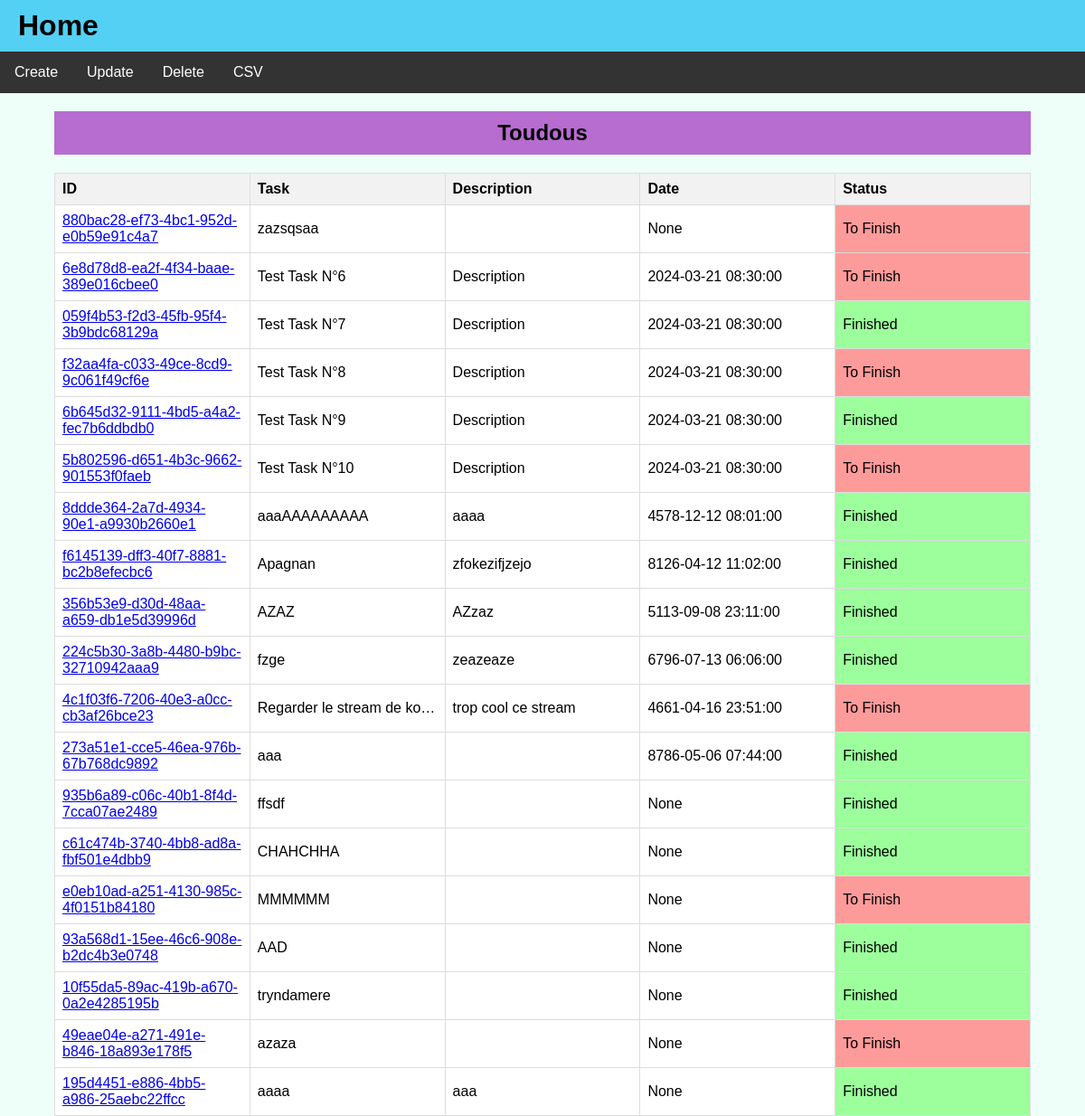
Before: / with the older database file.
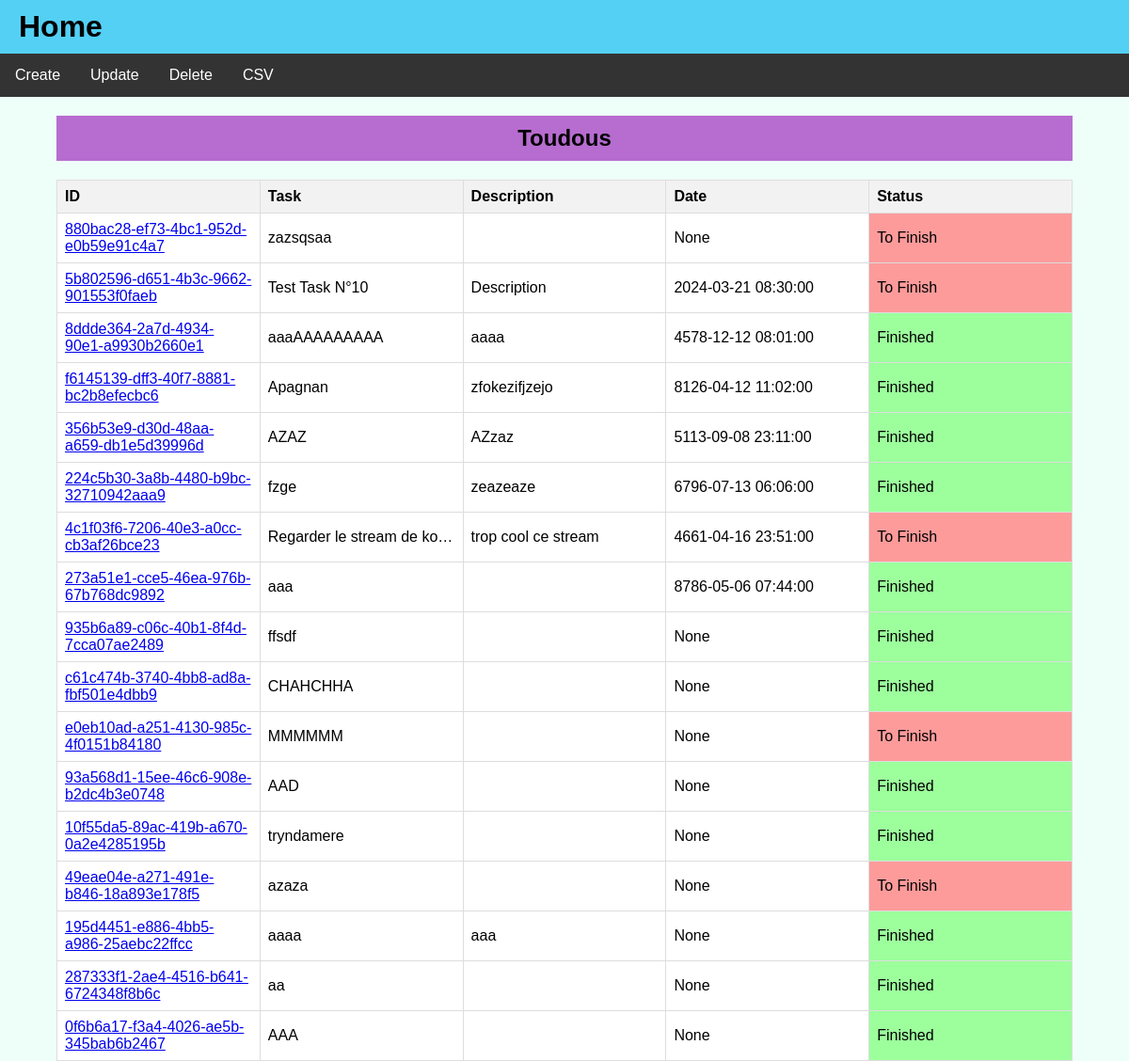
After: the same page with the newer database file.
### tables this page shows
CREATE TABLE toudou (
	id CHAR(32) NOT NULL, 
	task VARCHAR NOT NULL, 
	description VARCHAR, 
	enddate DATETIME, 
	status BOOLEAN NOT NULL, 
	PRIMARY KEY (id)
);

### src/toudou/views.py (the view)
@app.route('/')
def index():
    todos = models.getAllTasks()
    return render_template("index.html", todos=todos)

### src/toudou/models.py (called while the page is built)
def init_db() -> None:
    if not db_exists():
        metadata.create_all(engine)

def db_exists():
    return os.path.exists(db_url)

def getAllTasks() -> list:
    init_db()
    with engine.begin() as conn:
        stmt = todos_table.select()
        result = conn.execute(stmt)
        todos = []
        for row in result.fetchall():
            todo = Todo(
                id=row[0],
                task=row[1],
                description=row[2],
                date=row[3],
                status=row[4]
            )
            todos.append(todo)
        return todos

### src/toudou/templates/index.html (shortened to what this page needs)
<!DOCTYPE html>
<html lang="en">
<head>
    <link rel="stylesheet" href="../static/styles.css">
</head>
<body>
    {% include 'toudou-navbar.html' %}
    <div class="table-container-index">
        <h2 class="toudous-table-title">Toudous</h2>
        {% include 'toudou-table.html' %}
    </div>
</body>
</html>

### src/toudou/templates/toudou-navbar.html
<h1><a href="{{ url_for('index') }}">Home</a></h1>
<nav>
    <ul>
        <li><a href="{{ url_for('show_create_form') }}">Create</a></li>
        <li><a href="{{ url_for('show_update_form') }}">Update</a></li>
        <li><a href="{{ url_for('show_delete_form') }}">Delete</a></li>
        <li><a href="{{ url_for('viewCSV') }}">CSV</a></li>
    </ul>
</nav>

### src/toudou/templates/toudou-table.html
<table id="taskTable">
    <thead>
        <tr>
            <th>ID</th>
            <th>Task</th>
            <th>Description</th>
            <th>Date</th>
            <th>Status</th>
        </tr>
    </thead>
    <tbody>
        {% for todo in todos %}
        <tr>
            <td><a href="{{ url_for('viewTodo', todoid=todo.id) }}">{{ todo.id }}</a></td>
            <td>{{ todo.task }}</td>
            <td>{{ todo.description }}</td>
            <td>{{ todo.date }}</td>
            <td class="{% if todo.status == false %} to-finish {% else %} finished {% endif %}">                {% if todo.status == false %}
                    To Finish
                {% else %}
                    Finished
                {% endif %}
            </td>
        </tr>
        {% endfor %}
    </tbody>
</table>

### src/toudou/static/styles.css (style rules this page uses)
body { font-family: Arial, sans-serif; margin: 0; padding: 0; background: #eefffa; }
h1 { background: #53d0f4; padding: 10px 10px 10px 20px; margin: 0; }
h1 > a { text-decoration: none; color:initial; }
.table-container-index { width: 90%; margin: 0 auto; }
table { width: 100%; border-collapse: collapse; table-layout: fixed; }
th, td { background: white; border: 1px solid #ddd; padding: 8px; text-align: left; max-width: 200px; overflow: hidden; white-space: nowrap; text-overflow: ellipsis; }
td:first-child { white-space: normal; text-overflow: initial; }
th { background-color: #f2f2f2; }
h2.toudous-table-title { background: #b76cd0; padding: 10px; text-align: center; }
nav { background-color: #333; overflow: hidden; }
nav ul { list-style-type: none; margin: 0; padding: 0; }
nav ul li { float: left; }
nav ul li a { display: block; color: white; text-align: center; padding: 14px 16px; text-decoration: none; }
.finished { background-color: #9cff9c; }
.to-finish { background-color: #fd9b9b; }

Changed rows visible on the page:
removed toudou: id "6e8d78d8-ea2f-4f34-baae-389e016cbee0", task "Test Task N°6", description "Description", date "2024-03-21 08:30:00", status "To Finish"
removed toudou: id "059f4b53-f2d3-45fb-95f4-3b9bdc68129a", task "Test Task N°7", description "Description", date "2024-03-21 08:30:00", status "Finished"
removed toudou: id "f32aa4fa-c033-49ce-8cd9-9c061f49cf6e", task "Test Task N°8", description "Description", date "2024-03-21 08:30:00", status "To Finish"
removed toudou: id "6b645d32-9111-4bd5-a4a2-fec7b6ddbdb0", task "Test Task N°9", description "Description", date "2024-03-21 08:30:00", status "Finished"
added toudou: id "287333f1-2ae4-4516-b641-6724348f8b6c", task "aa", date "None", status "Finished"
added toudou: id "0f6b6a17-f3a4-4026-ae5b-345bab6b2467", task "AAA", date "None", status "Finished"
